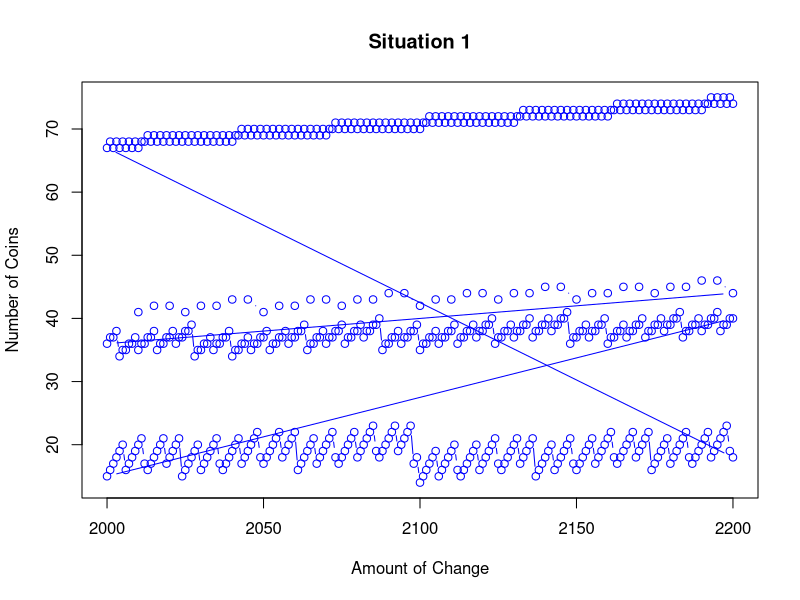

Here is the R script that generated this plot:
# CS325 - Summer 2015
# Project 2
# Name: Tingzhi Li, Nicholas Nelson & Chunyang Zhang
# Date: 7/21/2015

data <- read.csv(file="results.csv",head=TRUE,sep=",")
groups <- split(data, list(data$algorithm, data$size))

# situation 1 plot 
x = data$size[data$algorithm=="changegreedy"]
y = data$coins[data$algorithm=="changegreedy"]

plot(x, y, main="Situation 1", type="b", col="blue", xlab="Amount of Change", ylab="Number of Coins")
#lines(x, fitted(lm(y~x+I(x^3))), col="red", type="l")
dev.copy(png, 'situation1.png')
dev.off()


